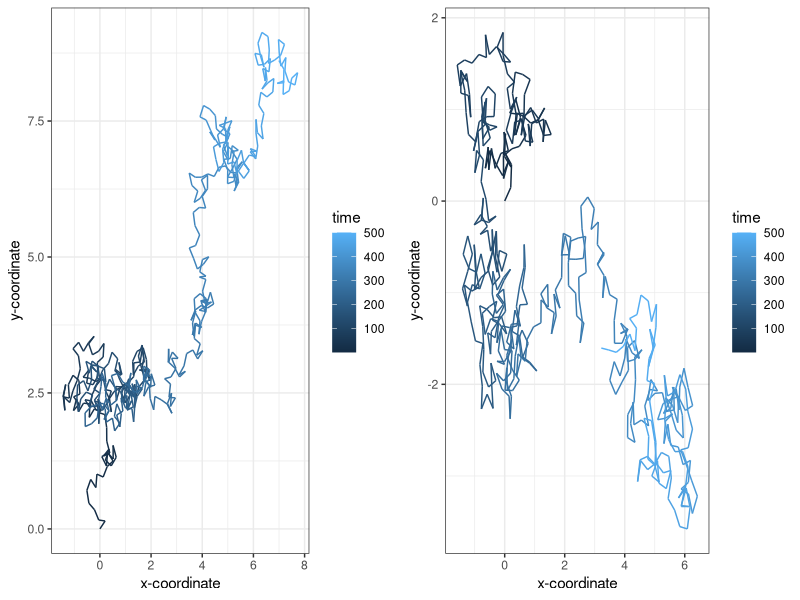

R code for this plot:
install.packages("ggplot2")
install.packages("gridExtra")

library(ggplot2)
library(gridExtra)

set.seed(30) #to generate the same path each time- run this code prior to generating each path 

random_walk  <- function (n_steps) {
  
  df <- data.frame(x = rep(NA, n_steps), y = rep(NA, n_steps), time = 1:n_steps)
  
  df[1,] <- c(0,0,1)
  
  for (i in 2:n_steps) {
    
    h <- 0.25
    
    angle <- runif(1, min = 0, max = 2*pi)
    
    df[i,1] <- df[i-1,1] + cos(angle)*h
    
    df[i,2] <- df[i-1,2] + sin(angle)*h
    
    df[i,3] <- i
    
  }
  
  return(df)
  
}

data1 <- random_walk(500)

plot1 <- ggplot(aes(x = x, y = y), data = data1) +
  
  geom_path(aes(colour = time)) +
  
  theme_bw() +
  
  xlab("x-coordinate") +
  
  ylab("y-coordinate")

data2 <- random_walk(500)

plot2 <- ggplot(aes(x = x, y = y), data = data2) +
  
  geom_path(aes(colour = time)) +
  
  theme_bw() +
  
  xlab("x-coordinate") +
  
  ylab("y-coordinate")

grid.arrange(plot1, plot2, ncol=2)
